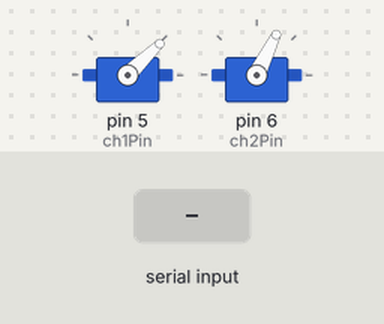
A sketch run on a simulated Arduino Uno, built with avr-gcc and run on an emulated ATmega328P. Shown: 2 × servo. The inputs (shaded band) are chosen by the test bench. What the sketch prints to the serial monitor is not drawn.

Above: at 1.2 s.
1.3 s: "30,150\n" received over Serial
4.3 s: "90,45\n" received over Serial
Timing chart, 0 to 7.3 s (numbered marks = the images above; inputs shaded):
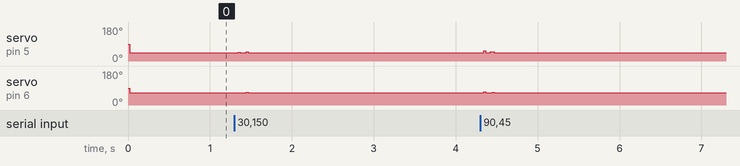

The sketch:

ErMo_Hoverboard_Drive.ino
```cpp
//Hoverboard Driving Code
//Written by Jack McTasney

#include <Servo.h>

Servo ch1;
Servo ch2;

int ch1Width = 0;
int ch2Width = 0;

int ch1Pin = 5;
int ch2Pin = 6;

int x = 127; //int, change to byte if no work
int y = 200;

char c;

String strX;//Hold strings for x and y
String strY;
String numStore = " "; //Stores characters as integer
int ind1, ind2, ind3;

void setup() {
  // put your setup code here, to run once:
  Serial.begin(9600);
  ch1.attach(ch1Pin);
  ch2.attach(ch2Pin);
}

void loop() {
  // put your main code here, to run repeatedly:
  if (Serial.available())
  {
    c = Serial.read();
    //Serial.print(c);
    numStore += String(c);
    //Serial.print(numStore);
    delay(4); //SYNCHRONIZED STABILITY TIMER
  }

    //Serial.println(numStore);
    delay(20);//SYNCHRONIZED STABILITY DELAY
    ind1 = numStore.indexOf("{"); //Finds { index
    ind2 = numStore.indexOf(","); //Finds , index
    ind3 = numStore.indexOf("}"); //Finds } index
    strX = numStore.substring(ind1 + 1, ind2); //captures first data String
    strY = numStore.substring(ind2 + 1, ind3); //captures second data String
    x = strX.toInt();
    y = strY.toInt();
    Serial.print(ch1Width);
    Serial.print(", ");
    Serial.println(ch2Width);
    numStore = " ";
    ch1Width = map(x, 0, 99, 1000, 2000);
    ch2Width = map(y, 0, 99, 1200, 1800);
    ch1.writeMicroseconds(ch1Width);
    ch2.writeMicroseconds(ch2Width);

}
```

Measured:
- after the input at 1.3 s, servo on pin 6 (ch2Pin): 64° → 65° at once, → 64° 0.03 s later, → 67° 0.08 s later, → 64° 0.03 s later
